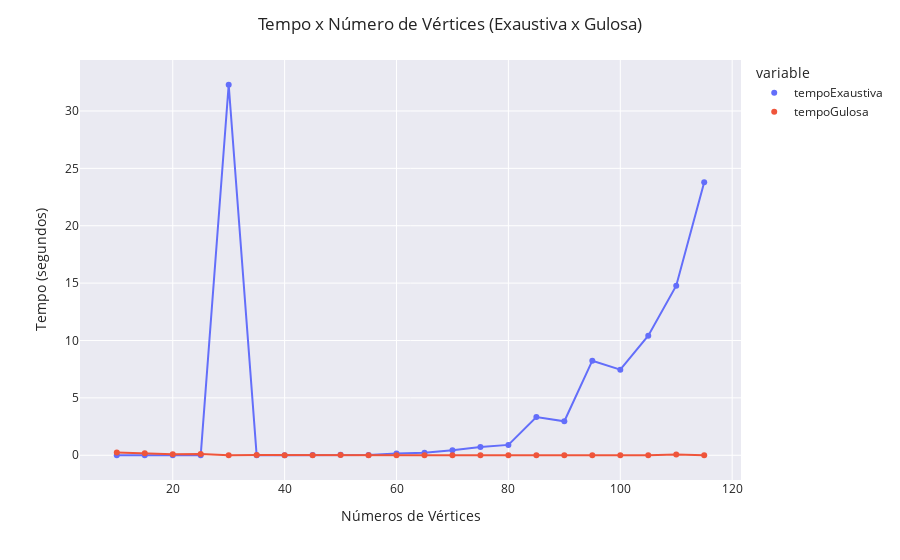

Notebook code cell kept with this figure:
### Markdown cell above
## Comparação de execução entre as duas abordagens

### Code cell
import plotly.express as px
import pandas as pd  # You need to import Pandas for working with dataframes


# Create a scatter plot with trendline using Plotly Express
fig = px.scatter(df, x="vertices", y=["tempoExaustiva", "tempoGulosa"], trendline="lowess", trendline_options=dict(frac=0.1))

# Update layout for better appearance and interactivity
fig.update_layout(
    title="Tempo x Número de Vértices (Exaustiva x Gulosa)",
    xaxis_title="Números de Vértices",
    yaxis_title="Tempo (segundos)",
    hovermode="closest",  # Show closest data point on hover
    template="seaborn",  # Dark theme
)

# Show the plot
fig.show()

### Figure 1 — Plotly figure (JSON) as saved in the notebook; plotly's stock layout.template omitted (floating-point values rounded to 4 significant figures)
{"data": [{"hovertemplate": "variable=tempoExaustiva<br>vertices=%{x}<br>value=%{y}<extra></extra>", "legendgroup": "tempoExaustiva", "marker": {"color": "#636efa", "symbol": "circle"}, "mode": "markers", "name": "tempoExaustiva", "orientation": "v", "showlegend": true, "type": "scatter", "x": [10, 15, 20, 25, 30, 35, 40, 45, 50, 55, 60, 65, 70, 75, 80, 85, 90, 95, 100, 105, 110, 115], "xaxis": "x", "y": [1.278e-05, 8.239e-05, 0.0001518, 0.001711, 32.28, 0.002544, 0.006397, 0.02135, 0.04222, 0.02845, 0.1612, 0.2098, 0.4286, 0.7185, 0.9029, 3.33, 2.96, 8.239, 7.46, 10.41, 14.77, 23.78], "yaxis": "y"}, {"hovertemplate": "<b>LOWESS trendline</b><br><br>variable=tempoExaustiva<br>vertices=%{x}<br>value=%{y} <b>(trend)</b><extra></extra>", "legendgroup": "tempoExaustiva", "marker": {"color": "#636efa", "symbol": "circle"}, "mode": "lines", "name": "tempoExaustiva", "showlegend": false, "type": "scatter", "x": [10, 15, 20, 25, 30, 35, 40, 45, 50, 55, 60, 65, 70, 75, 80, 85, 90, 95, 100, 105, 110, 115], "xaxis": "x", "y": [1.278e-05, 8.239e-05, 0.0001518, 0.001711, 32.28, 0.002544, 0.006397, 0.02135, 0.04222, 0.02845, 0.1612, 0.2098, 0.4286, 0.7185, 0.9029, 3.33, 2.96, 8.239, 7.46, 10.41, 14.77, 23.78], "yaxis": "y"}, {"hovertemplate": "variable=tempoGulosa<br>vertices=%{x}<br>value=%{y}<extra></extra>", "legendgroup": "tempoGulosa", "marker": {"color": "#EF553B", "symbol": "circle"}, "mode": "markers", "name": "tempoGulosa", "orientation": "v", "showlegend": true, "type": "scatter", "x": [10, 15, 20, 25, 30, 35, 40, 45, 50, 55, 60, 65, 70, 75, 80, 85, 90, 95, 100, 105, 110, 115], "xaxis": "x", "y": [0.2372, 0.1844, 0.08854, 0.1097, 0.0007982, 0.02111, 0.007369, 0.006352, 0.01685, 0.0003139, 0.0002338, 0.0002854, 0.003992, 0.0002906, 0.0003134, 0.004024, 0.0003089, 0.003253, 0.0003247, 0.003457, 0.07601, 0.0004565], "yaxis": "y"}, {"hovertemplate": "<b>LOWESS trendline</b><br><br>variable=tempoGulosa<br>vertices=%{x}<br>value=%{y} <b>(trend)</b><extra></extra>", "legendgroup": "tempoGulosa", "marker": {"color": "#EF553B", "symbol": "circle"}, "mode": "lines", "name": "tempoGulosa", "showlegend": false, "type": "scatter", "x": [10, 15, 20, 25, 30, 35, 40, 45, 50, 55, 60, 65, 70, 75, 80, 85, 90, 95, 100, 105, 110, 115], "xaxis": "x", "y": [0.2372, 0.1844, 0.08854, 0.1097, 0.0007982, 0.02111, 0.007369, 0.006352, 0.01685, 0.0003139, 0.0002338, 0.0002854, 0.003992, 0.0002906, 0.0003134, 0.004024, 0.0003089, 0.003253, 0.0003247, 0.003457, 0.07601, 0.0004565], "yaxis": "y"}], "layout": {"hovermode": "closest", "legend": {"title": {"text": "variable"}, "tracegroupgap": 0}, "margin": {"t": 60}, "title": {"text": "Tempo x Número de Vértices (Exaustiva x Gulosa)"}, "xaxis": {"anchor": "y", "domain": [0, 1], "title": {"text": "Números de Vértices"}}, "yaxis": {"anchor": "x", "domain": [0, 1], "title": {"text": "Tempo (segundos)"}}}}
